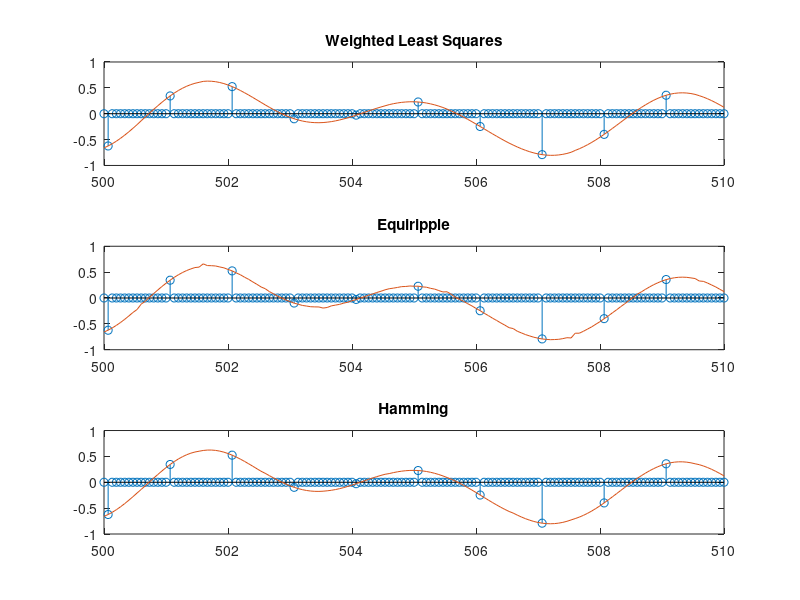

MATLAB code to generate this figure:
	
%%ECE5200 Hung-Hsiu Yen(yeb.142)
%Problem 2(a)
%full-bandwidth signal 
rng(0);
u = randn(1,1000);
full_sig = 20*log10(abs(fft(u,8192)));



%Weight-LS 
pass_stop_band = [0 0.6 0.8 1];
A = [1 1 0 0];
W = [1 1];
filter_sig = firls(50,pass_stop_band,A,W);


%Filtering
x=conv(u,filter_sig);
sig_after_filter = 20*log10(abs(fft(x,8192)));
freq = linspace(0,2,8192);

subplot(2,1,1);
plot(freq,full_sig,'LineWidth',2);
grid on;
xlim([0 1]);
title('Random full-bandwidth signal ')
xlabel('Normalized Frequency (xpi rad/sample) ') 
ylabel('Magnitude (dB)') 

subplot(2,1,2);
plot(freq, sig_after_filter,'LineWidth',2);
grid on;
xlim([0 1]);
title('Random Filter-bandwidth signal ')
xlabel('Normalized Frequency (xpi rad/sample) ') 
ylabel('Magnitude (dB)') 



%%
%Problem 2(b) Weighted Least Squares
weight_ls=firls(11*15-1,[0 0.8 1.2 2.8 3.2 4.8 5.2 6.8 7.2 8.8 9.2 10.8 11.2 12.8 13.2 15]/15,[15 15 0 0 0 0 0 0 0 0 0 0 0 0 0 0]);
poly_weight_ls = reshape(weight_ls,[15,11]);%each row is a polyphase filter
ym1=zeros(1,15900);
for i = 1:15
    vn1=conv(poly_weight_ls(i,:),x);
    upsample_vn1 = upsample(vn1,15); 
    upsample_vn1_de = circshift(upsample_vn1,i-1);
    ym1=ym1+upsample_vn1_de;
end

subplot(3,1,1)
x_up=upsample(x,15);
new_ym1=ym1(83:end);
m = 500*15:510*15;
stem(m/15, x_up(m))
hold on
plot(m/15, new_ym1(m))
title('Weighted Least Squares')



%Problem 2(c) Equiripple
equi_ripple=firpm(11*15-1,[0 0.8 1.2 2.8 3.2 4.8 5.2 6.8 7.2 8.8 9.2 10.8 11.2 12.8 13.2 15]/15,[15 15 0 0 0 0 0 0 0 0 0 0 0 0 0 0]);
poly_equi_ripple = reshape(equi_ripple,[15,11]);%each row is a polyphase filter
ym2=zeros(1,15900);
for i = 1:15
    vn2=conv(poly_equi_ripple(i,:),x);
    upsample_vn2 = upsample(vn2,15);
    upsample_vn2_de = circshift(upsample_vn2,i-1);
    ym2=ym2+upsample_vn2_de;
end

subplot(3,1,2)
x_up=upsample(x,15);
new_ym2=ym2(83:end);
m = 500*15:510*15;
stem(m/15, x_up(m))
hold on
plot(m/15, new_ym2(m))
title('Equiripple')


%Problem 2(d) hamming
ham_w = (hamming(11))';
master_filter=[];
for p=0:14
    hp=[];
    for n = 0:10
        hp = [hp,sinc((15*n-82+p)/15)];
        %hp = [hp,n*15+p];%for index checking
    end
    master_filter=[master_filter;hp.*ham_w];%each row is a polyphase filter
    %master_filter=[master_filter;hp];%for index checking
end

master_filter=reshape(master_filter,1,[]);
poly_master_filter = reshape(master_filter,[15,11]);%each row is a polyphase filter
ym3=zeros(1,15900);
for i = 1:15
    vn3=conv(poly_master_filter(i,:),x);
    upsample_vn3 = upsample(vn3,15);
    upsample_vn3_de = circshift(upsample_vn3,i-1);
    ym3=ym3+upsample_vn3_de;
end
subplot(3,1,3)
x_up=upsample(x,15);
new_ym3=ym3(83:end);
m = 500*15:510*15;
stem(m/15, x_up(m))
hold on
plot(m/15, new_ym3(m))
title('Hamming')
